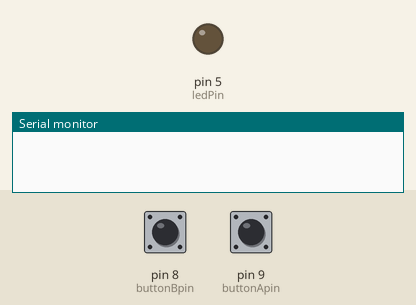
Bench run of a sketch on a simulated Arduino Uno, built with avr-gcc and run on an emulated ATmega328P. Shown: output pins drawn as LEDs (lit = HIGH), the last lines printed to the serial monitor. The test bench sets the inputs (shaded band); at power-on: pin 9 (buttonApin) HIGH, pin 8 (buttonBpin) HIGH.

Above: at 1.2 s.
1.3 s: pin 9 (buttonApin) pulled LOW for 0.15 s
At 1.9 s:
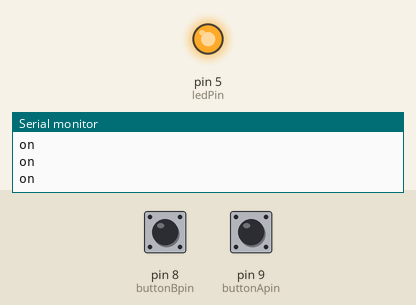
2.9 s: pin 8 (buttonBpin) pulled LOW for 0.15 s
At 4.1 s:
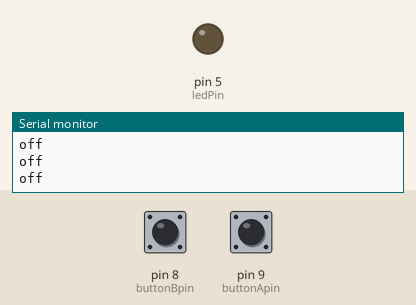
4.5 s: pin 9 (buttonApin) pulled LOW for 1 s
At 5.5 s:
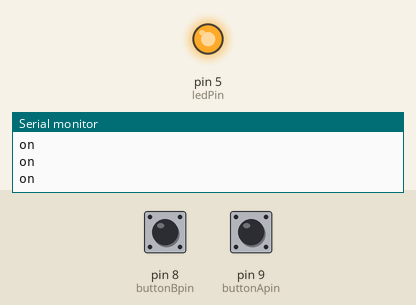
7.0 s: pin 8 (buttonBpin) pulled LOW for 1 s
At 7.4 s:
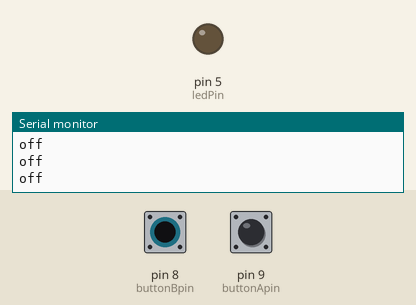
9.5 s: pin 8 (buttonBpin) driven LOW and pin 9 (buttonApin) driven LOW
12.5 s: pin 8 (buttonBpin) driven HIGH
Timing chart, 0 to 15.0 s (numbered marks = the images above; inputs shaded):
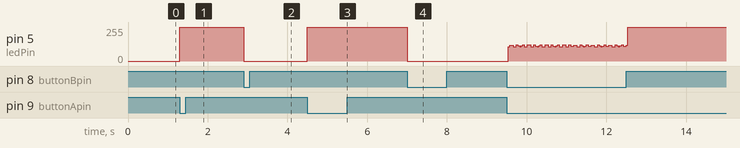

The sketch:

02_led_and_two_bottons.ino
```cpp
//left botton (A) = on
//right botton (B) = off

/*	Este código enciende un led cuando se presiona el botón A y lo apaga
	cuando se presiona el botón B.
	El botón A está conectado al pin 9 y el botón B al pin 8. El led está
	conectado al pin 5.
	El código utiliza la librería Serial para imprimir mensajes en el
	monitor serial; on cuando el led está encendido y off cuando está apagado.
	El botón A está configurado como INPUT_PULLUP, lo que significa que el pin
	estará en HIGH cuando no se presione el botón y LOW cuando se presione.
	El botón B también está configurado como INPUT_PULLUP, lo que significa que
	el pin estará en HIGH cuando no se presione el botón y LOW cuando se presione.
	El led está conectado al pin 5 y se enciende cuando el botón A se presiona
	y se apaga cuando el botón B se presiona.
	El código utiliza la función digitalRead() para leer el estado de los botones
	y la función digitalWrite() para encender y apagar el led.
	El código se ejecuta en un bucle infinito, verificando constantemente el
	estado de los botones y encendiendo o apagando el led según corresponda.
	El código es un ejemplo básico de cómo usar botones y un led en Arduino.
	Se puede utilizar como base para proyectos más complejos que requieran la
	interacción del usuario a través de botones y la retroalimentación visual
	a través de un led.
*/

const int ledPin = 5;
const int buttonApin = 9;
const int buttonBpin = 8;

byte leds = 0;

void setup() {
	Serial.begin(9600);
	pinMode(ledPin, OUTPUT);
	pinMode(buttonApin, INPUT_PULLUP);
	pinMode(buttonBpin, INPUT_PULLUP);
}

void loop() {
	if (digitalRead(buttonApin) == LOW) {
    	digitalWrite(ledPin, HIGH);
		Serial.println("on");
    }
	if (digitalRead(buttonBpin) == LOW) {
		digitalWrite(ledPin, LOW);
        Serial.println("off");
	}
}
```

Measured:
- after the input at 1.3 s, pin 5 (ledPin): 0/255 → 255/255 at once
- after the input at 2.9 s, pin 5 (ledPin): 255/255 → 0/255 at once
- after the input at 4.5 s, pin 5 (ledPin): 0/255 → 255/255 at once
- after the input at 7.0 s, pin 5 (ledPin): 255/255 → 0/255 at once
